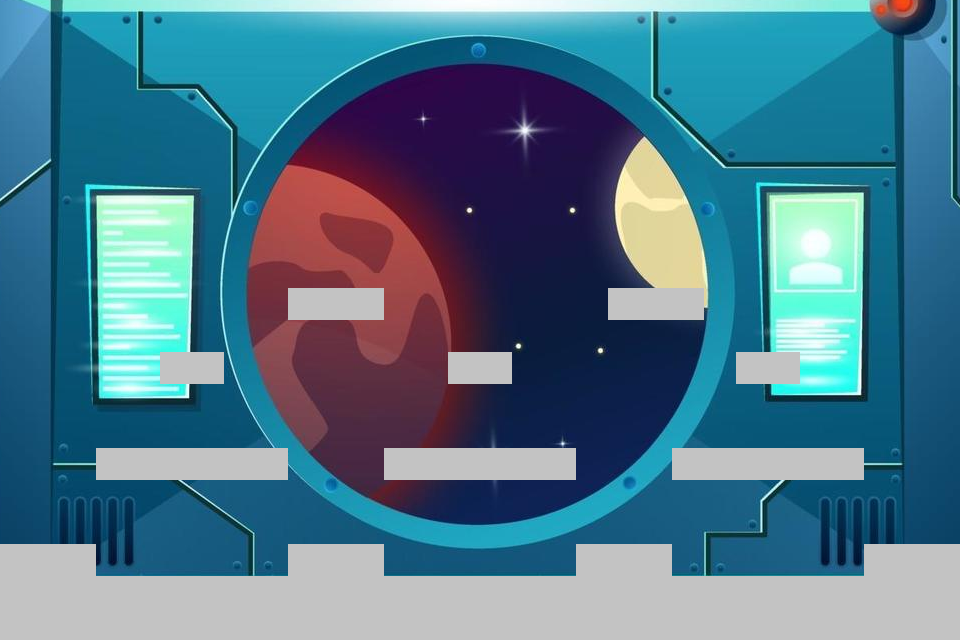

The image is a tile-based game level rendered from a .tmx file. Its description and source (layers, tilesets, objects; grid data summarised) follow:
An orthogonal 30x20 tile map with 32x32 px tiles, 2 tile layers (fondo, plataformas), 2 tilesets and 8 objects (7x star, player).

<map version="1.8" tiledversion="1.8.5" orientation="orthogonal" renderorder="right-down" width="30" height="20" tilewidth="32" tileheight="32" infinite="0" nextlayerid="4" nextobjectid="9">
 <tileset firstgid="1" name="fondonivel2" tilewidth="32" tileheight="32" tilecount="1410" columns="47">
  <image source="../images/fondonivel2.png" width="1531" height="982" />
 </tileset>
 <tileset firstgid="1411" name="plataforma" tilewidth="32" tileheight="32" tilecount="50" columns="25">
  <image source="../images/plataforma.png" width="802" height="66" />
  <tile id="0">
   <properties>
    <property name="colisionable" type="bool" value="true" />
   </properties>
  </tile>
  <tile id="1">
   <properties>
    <property name="colisionable" type="bool" value="true" />
   </properties>
  </tile>
  <tile id="2">
   <properties>
    <property name="colisionable" type="bool" value="true" />
   </properties>
  </tile>
  <tile id="3">
   <properties>
    <property name="colisionable" type="bool" value="true" />
   </properties>
  </tile>
  <tile id="4">
   <properties>
    <property name="colisionable" type="bool" value="true" />
   </properties>
  </tile>
  <tile id="5">
   <properties>
    <property name="colisionable" type="bool" value="true" />
   </properties>
  </tile>
  <tile id="6">
   <properties>
    <property name="colisionable" type="bool" value="true" />
   </properties>
  </tile>
  <tile id="7">
   <properties>
    <property name="colisionable" type="bool" value="true" />
   </properties>
  </tile>
  <tile id="8">
   <properties>
    <property name="colisionable" type="bool" value="true" />
   </properties>
  </tile>
  <tile id="9">
   <properties>
    <property name="colisionable" type="bool" value="true" />
   </properties>
  </tile>
  <tile id="10">
   <properties>
    <property name="colisionable" type="bool" value="true" />
   </properties>
  </tile>
  <tile id="11">
   <properties>
    <property name="colisionable" type="bool" value="true" />
   </properties>
  </tile>
  <tile id="12">
   <properties>
    <property name="colisionable" type="bool" value="true" />
   </properties>
  </tile>
  <tile id="13">
   <properties>
    <property name="colisionable" type="bool" value="true" />
   </properties>
  </tile>
  <tile id="14">
   <properties>
    <property name="colisionable" type="bool" value="true" />
   </properties>
  </tile>
  <tile id="15">
   <properties>
    <property name="colisionable" type="bool" value="true" />
   </properties>
  </tile>
  <tile id="16">
   <properties>
    <property name="colisionable" type="bool" value="true" />
   </properties>
  </tile>
  <tile id="17">
   <properties>
    <property name="colisionable" type="bool" value="true" />
   </properties>
  </tile>
  <tile id="18">
   <properties>
    <property name="colisionable" type="bool" value="true" />
   </properties>
  </tile>
  <tile id="19">
   <properties>
    <property name="colisionable" type="bool" value="true" />
   </properties>
  </tile>
  <tile id="20">
   <properties>
    <property name="colisionable" type="bool" value="true" />
   </properties>
  </tile>
  <tile id="21">
   <properties>
    <property name="colisionable" type="bool" value="true" />
   </properties>
  </tile>
  <tile id="22">
   <properties>
    <property name="colisionable" type="bool" value="true" />
   </properties>
  </tile>
  <tile id="23">
   <properties>
    <property name="colisionable" type="bool" value="true" />
   </properties>
  </tile>
  <tile id="24">
   <properties>
    <property name="colisionable" type="bool" value="true" />
   </properties>
  </tile>
  <tile id="25">
   <properties>
    <property name="colisionable" type="bool" value="true" />
   </properties>
  </tile>
  <tile id="26">
   <properties>
    <property name="colisionable" type="bool" value="true" />
   </properties>
  </tile>
  <tile id="27">
   <properties>
    <property name="colisionable" type="bool" value="true" />
   </properties>
  </tile>
  <tile id="28">
   <properties>
    <property name="colisionable" type="bool" value="true" />
   </properties>
  </tile>
  <tile id="29">
   <properties>
    <property name="colisionable" type="bool" value="true" />
   </properties>
  </tile>
  <tile id="30">
   <properties>
    <property name="colisionable" type="bool" value="true" />
   </properties>
  </tile>
  <tile id="31">
   <properties>
    <property name="colisionable" type="bool" value="true" />
   </properties>
  </tile>
  <tile id="32">
   <properties>
    <property name="colisionable" type="bool" value="true" />
   </properties>
  </tile>
  <tile id="33">
   <properties>
    <property name="colisionable" type="bool" value="true" />
   </properties>
  </tile>
  <tile id="34">
   <properties>
    <property name="colisionable" type="bool" value="true" />
   </properties>
  </tile>
  <tile id="35">
   <properties>
    <property name="colisionable" type="bool" value="true" />
   </properties>
  </tile>
  <tile id="36">
   <properties>
    <property name="colisionable" type="bool" value="true" />
   </properties>
  </tile>
  <tile id="37">
   <properties>
    <property name="colisionable" type="bool" value="true" />
   </properties>
  </tile>
  <tile id="38">
   <properties>
    <property name="colisionable" type="bool" value="true" />
   </properties>
  </tile>
  <tile id="39">
   <properties>
    <property name="colisionable" type="bool" value="true" />
   </properties>
  </tile>
  <tile id="40">
   <properties>
    <property name="colisionable" type="bool" value="true" />
   </properties>
  </tile>
  <tile id="41">
   <properties>
    <property name="colisionable" type="bool" value="true" />
   </properties>
  </tile>
  <tile id="42">
   <properties>
    <property name="colisionable" type="bool" value="true" />
   </properties>
  </tile>
  <tile id="43">
   <properties>
    <property name="colisionable" type="bool" value="true" />
   </properties>
  </tile>
  <tile id="44">
   <properties>
    <property name="colisionable" type="bool" value="true" />
   </properties>
  </tile>
  <tile id="45">
   <properties>
    <property name="colisionable" type="bool" value="true" />
   </properties>
  </tile>
  <tile id="46">
   <properties>
    <property name="colisionable" type="bool" value="true" />
   </properties>
  </tile>
  <tile id="47">
   <properties>
    <property name="colisionable" type="bool" value="true" />
   </properties>
  </tile>
  <tile id="48">
   <properties>
    <property name="colisionable" type="bool" value="true" />
   </properties>
  </tile>
  <tile id="49">
   <properties>
    <property name="colisionable" type="bool" value="true" />
   </properties>
  </tile>
 </tileset>
 <layer id="1" name="fondo" width="30" height="20">
  <data>[600 cells, 600 non-empty, 502 distinct tile ids]</data>
 </layer>
 <layer id="2" name="plataformas" width="30" height="20">
  <data>[600 cells, 0 non-empty, 0 distinct tile ids]</data>
 </layer>
 <objectgroup id="3" name="objetos">
  <object id="1" name="player" x="30.4011" y="523.427">
   <point />
  </object>
  <object id="2" name="star2" type="star" x="195.624" y="322.516">
   <point />
  </object>
  <object id="3" name="star2" type="star" x="338.377" y="259.07">
   <point />
  </object>
  <object id="4" name="star2" type="star" x="658.249" y="253.783">
   <point />
  </object>
  <object id="5" name="star2" type="star" x="482.452" y="253.783">
   <point />
  </object>
  <object id="6" name="star2" type="star" x="770.601" y="323.837">
   <point />
  </object>
  <object id="7" name="star2" type="star" x="337.055" y="483.773">
   <point />
  </object>
  <object id="8" name="star2" type="star" x="622.561" y="482.452">
   <point />
  </object>
 </objectgroup>
</map>